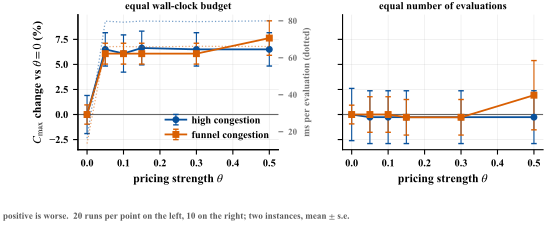

Write Python code to recreate this figure.
"""Figure: the reproducible negative result on pricing the interface.

The two panels separate the two things a price can do.  On the left, every
configuration gets the same wall-clock budget, so a more expensive evaluation
buys fewer of them; the penalty appears the moment pricing is switched on and
is then flat over a tenfold range of theta, moving in lockstep with the cost
per evaluation.  On the right, every configuration gets the same number of
evaluations, so the cost is not charged at all -- and the penalty disappears.
Taken together the degradation is an accounting consequence of a five-fold
more expensive route search, not evidence that the price misdirects the
router.
"""
from __future__ import annotations

import numpy as np

import _style as S


def series(sub, thetas):
    """Mean and standard error of the makespan, relative to theta = 0."""
    ref = sub[sub["theta"] == 0.0]["makespan"].mean()
    mus, errs = [], []
    for t in thetas:
        v = sub[sub["theta"] == t]["makespan"]
        mus.append(100.0 * (v.mean() - ref) / ref)
        errs.append(100.0 * v.std(ddof=1) / np.sqrt(len(v)) / ref
                    if len(v) > 1 else 0.0)
    return mus, errs


def main():
    wall = S.load("theta_sweep.csv")
    gen = S.load("theta_sweep_gen.csv")

    fig, axes = S.plt.subplots(1, 2, figsize=(S.FULL * 0.86, 2.25),
                               sharey=True)
    panels = [
        (axes[0], wall, "equal wall-clock budget", True),
        (axes[1], gen, "equal number of evaluations", False),
    ]

    for ax, df, title, show_cost in panels:
        insts = list(dict.fromkeys(df["instance"]))
        ax2 = ax.twinx() if show_cost else None
        if ax2 is not None:
            ax2.grid(False)
        for inst in insts:
            sub = df[df["instance"] == inst]
            thetas = sorted(sub["theta"].unique())
            tag = sub["tag"].iloc[0]
            mus, errs = series(sub, thetas)
            ax.errorbar(thetas, mus, yerr=errs,
                        marker="o" if tag == "high" else "s", ms=4,
                        elinewidth=0.8, capsize=2,
                        color=S.TAG_COLOR.get(tag, "0.3"),
                        label="%s congestion" % tag)
            if ax2 is not None:
                cost = [sub[sub["theta"] == t]["ms_per_eval"].mean()
                        for t in thetas]
                ax2.plot(thetas, cost, ls=":", lw=0.9,
                         color=S.TAG_COLOR.get(tag, "0.3"), alpha=0.55)
        ax.axhline(0, color="0.4", lw=0.8)
        ax.set_xlabel(r"pricing strength $\theta$")
        ax.set_title(title, fontsize=7.6, pad=4)
        if ax2 is not None:
            ax2.set_ylabel("ms per evaluation (dotted)", fontsize=7,
                           color="0.45")
            ax2.tick_params(axis="y", colors="0.45", labelsize=6.5)

    axes[0].set_ylabel(r"$C_{\max}$ change vs $\theta=0$ (%)")
    axes[0].legend(loc="lower right", handletextpad=0.5)

    n_wall = wall.groupby("theta").size().min()
    n_gen = gen.groupby("theta").size().min()
    fig.text(0.0, -0.03,
             "positive is worse.  %d runs per point on the left, %d on the "
             "right; two instances, mean $\\pm$ s.e." % (n_wall, n_gen),
             fontsize=6.6, color="0.35")
    fig.subplots_adjust(bottom=0.28, wspace=0.32)
    S.save(fig, "fig_theta")


if __name__ == "__main__":
    main()
